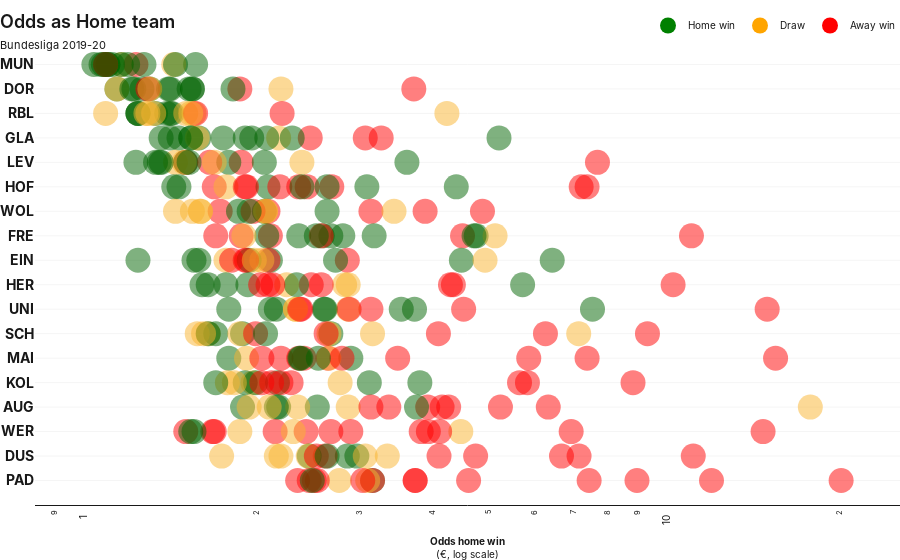

The cell this chart's notebook holds for it:
### Markdown cell above
### #4: Line Scatter

### Code cell
def teamsOdds(ha,odds_col):
    
    table_order = {'MUN': 1, 'DOR': 2, 'RBL': 3, 'GLA': 4, 'LEV': 5, 'HOF': 6, 'WOL': 7, 'FRE': 8, 'EIN': 9, 'HER': 10, 'UNI': 11, 'SCH': 12, 'MAI': 13, 'KOL': 14, 'AUG': 15, 'WER': 16, 'DUS': 17, 'PAD': 18}
    teams_order = {value:key for key, value in table_order.items()} 

    yticks = []
    for n in range(18,0,-1):
        yticks.append(f'<b>{teams_order[n]}</b>')
    
    ##########

    fig = go.Figure()
        
    for team in table_order.keys():
        
        n = 19 - table_order[team]
                
        dfx = df.loc[df[ha]==team]
        
        teams_odds = dfx[odds_col]
        
        cs = [f'rgba({colors["Home win"]["r"]},{colors["Home win"]["g"]},{colors["Home win"]["b"]}, 0.5)' if x == 'Home win' else f'rgba({colors["Draw"]["r"]},{colors["Draw"]["g"]},{colors["Draw"]["b"]}, 0.5)' if x == 'Draw' else f'rgba({colors["Away win"]["r"]},{colors["Away win"]["g"]},{colors["Away win"]["b"]}, 0.5)' if x == 'Away win' else 'black' for x in dfx['Result']]
                    
        fig.add_trace(go.Scatter(
                x=[x for x in teams_odds], y=[n for x in teams_odds],  
                showlegend=False,
                mode='markers', marker=dict(color=cs, size=25, symbol='circle'), 
                #text=ts, hovertemplate='%{text}%</span><extra></extra>'
            ))
        
    fig.add_trace(go.Scatter(x=[0], y=[0], name = 'Home win', showlegend=True, mode='markers', marker=dict(color='green', size=25,), hoverinfo='skip'))
    fig.add_trace(go.Scatter(x=[0], y=[0], name = 'Draw', showlegend=True, mode='markers', marker=dict(color='orange', size=25,), hoverinfo='skip'))
    fig.add_trace(go.Scatter(x=[0], y=[0], name = 'Away win', showlegend=True, mode='markers', marker=dict(color='red', size=25,), hoverinfo='skip'))
      
    headline, subhead, xaxes_title, yaxes_title, figHeight, marginTop, showLegend = f'Odds as {ha}', 'Bundesliga 2019-20 ', None, None, 600, 40, True
    customChartDefaultStyling.styling(fig, headline, subhead, xaxes_title, yaxes_title, figHeight, marginTop, showLegend)
    
    fig.update_layout(
        yaxis = dict(
            tickmode = 'array',
            tickvals = [x for x in range(1,len(teams_order)+1)],
            ticktext = yticks
        )
    )
    
    fig.update_xaxes(tickfont=dict(size=10), title=f'<b>{odds_col}</b><br>(€, log scale)')
    fig.update_yaxes(tickfont=dict(size=14), ticklabelposition="outside", range=[0,19])

    
    fig.update_xaxes(type="log")
    
    fig.show()
        
teamsOdds('Home team', 'Odds home win')

### Figure 1 — Plotly figure (JSON) as saved in the notebook; plotly's stock layout.template omitted (floating-point values rounded to 4 significant figures)
{"data": [{"marker": {"color": ["rgba(249,180,45, 0.5)", "rgba(0,100,0, 0.5)", "rgba(255,0,0, 0.5)", "rgba(0,100,0, 0.5)", "rgba(0,100,0, 0.5)", "rgba(0,100,0, 0.5)", "rgba(249,180,45, 0.5)", "rgba(0,100,0, 0.5)", "rgba(0,100,0, 0.5)", "rgba(0,100,0, 0.5)", "rgba(0,100,0, 0.5)", "rgba(0,100,0, 0.5)", "rgba(0,100,0, 0.5)", "rgba(0,100,0, 0.5)", "rgba(0,100,0, 0.5)", "rgba(255,0,0, 0.5)", "rgba(0,100,0, 0.5)"], "size": 25, "symbol": "circle"}, "mode": "markers", "showlegend": false, "type": "scatter", "x": [1.17, 1.57, 1.24, 1.11, 1.2, 1.17, 1.44, 1.05, 1.1, 1.13, 1.08, 1.09, 1.45, 1.28, 1.11, 1.1, 1.1], "y": [18, 18, 18, 18, 18, 18, 18, 18, 18, 18, 18, 18, 18, 18, 18, 18, 18]}, {"marker": {"color": ["rgba(0,100,0, 0.5)", "rgba(0,100,0, 0.5)", "rgba(249,180,45, 0.5)", "rgba(0,100,0, 0.5)", "rgba(249,180,45, 0.5)", "rgba(0,100,0, 0.5)", "rgba(0,100,0, 0.5)", "rgba(0,100,0, 0.5)", "rgba(0,100,0, 0.5)", "rgba(0,100,0, 0.5)", "rgba(255,0,0, 0.5)", "rgba(0,100,0, 0.5)", "rgba(255,0,0, 0.5)", "rgba(255,0,0, 0.5)", "rgba(0,100,0, 0.5)", "rgba(249,180,45, 0.5)", "rgba(0,100,0, 0.5)"], "size": 25, "symbol": "circle"}, "mode": "markers", "showlegend": false, "type": "scatter", "x": [1.15, 1.53, 1.15, 1.31, 2.2, 1.27, 1.23, 1.42, 1.22, 1.55, 3.72, 1.41, 1.3, 1.87, 1.82, 1.31, 1.55], "y": [17, 17, 17, 17, 17, 17, 17, 17, 17, 17, 17, 17, 17, 17, 17, 17, 17]}, {"marker": {"color": ["rgba(0,100,0, 0.5)", "rgba(0,100,0, 0.5)", "rgba(0,100,0, 0.5)", "rgba(0,100,0, 0.5)", "rgba(0,100,0, 0.5)", "rgba(0,100,0, 0.5)", "rgba(249,180,45, 0.5)", "rgba(0,100,0, 0.5)", "rgba(249,180,45, 0.5)", "rgba(249,180,45, 0.5)", "rgba(249,180,45, 0.5)", "rgba(249,180,45, 0.5)", "rgba(249,180,45, 0.5)", "rgba(255,0,0, 0.5)", "rgba(249,180,45, 0.5)", "rgba(255,0,0, 0.5)", "rgba(249,180,45, 0.5)"], "size": 25, "symbol": "circle"}, "mode": "markers", "showlegend": false, "type": "scatter", "x": [1.34, 1.42, 1.4, 1.25, 1.25, 1.43, 1.56, 1.25, 1.51, 1.33, 1.3, 1.1, 1.29, 2.21, 4.24, 1.57, 1.54], "y": [16, 16, 16, 16, 16, 16, 16, 16, 16, 16, 16, 16, 16, 16, 16, 16, 16]}, {"marker": {"color": ["rgba(249,180,45, 0.5)", "rgba(0,100,0, 0.5)", "rgba(0,100,0, 0.5)", "rgba(0,100,0, 0.5)", "rgba(0,100,0, 0.5)", "rgba(0,100,0, 0.5)", "rgba(0,100,0, 0.5)", "rgba(249,180,45, 0.5)", "rgba(255,0,0, 0.5)", "rgba(255,0,0, 0.5)", "rgba(0,100,0, 0.5)", "rgba(255,0,0, 0.5)", "rgba(0,100,0, 0.5)", "rgba(0,100,0, 0.5)", "rgba(0,100,0, 0.5)", "rgba(0,100,0, 0.5)", "rgba(0,100,0, 0.5)"], "size": 25, "symbol": "circle"}, "mode": "markers", "showlegend": false, "type": "scatter", "x": [2.18, 1.96, 1.54, 5.21, 1.37, 1.59, 1.91, 1.58, 3.27, 2.47, 1.47, 3.07, 2.3, 1.42, 1.75, 1.54, 2.08], "y": [15, 15, 15, 15, 15, 15, 15, 15, 15, 15, 15, 15, 15, 15, 15, 15, 15]}, {"marker": {"color": ["rgba(0,100,0, 0.5)", "rgba(255,0,0, 0.5)", "rgba(249,180,45, 0.5)", "rgba(0,100,0, 0.5)", "rgba(255,0,0, 0.5)", "rgba(0,100,0, 0.5)", "rgba(0,100,0, 0.5)", "rgba(0,100,0, 0.5)", "rgba(0,100,0, 0.5)", "rgba(255,0,0, 0.5)", "rgba(249,180,45, 0.5)", "rgba(255,0,0, 0.5)", "rgba(0,100,0, 0.5)", "rgba(0,100,0, 0.5)", "rgba(0,100,0, 0.5)", "rgba(249,180,45, 0.5)", "rgba(249,180,45, 0.5)"], "size": 25, "symbol": "circle"}, "mode": "markers", "showlegend": false, "type": "scatter", "x": [1.24, 1.88, 1.45, 2.06, 1.51, 1.34, 3.62, 1.51, 1.79, 1.66, 1.5, 7.69, 1.53, 1.37, 1.36, 2.39, 1.69], "y": [14, 14, 14, 14, 14, 14, 14, 14, 14, 14, 14, 14, 14, 14, 14, 14, 14]}, {"marker": {"color": ["rgba(0,100,0, 0.5)", "rgba(255,0,0, 0.5)", "rgba(249,180,45, 0.5)", "rgba(255,0,0, 0.5)", "rgba(0,100,0, 0.5)", "rgba(255,0,0, 0.5)", "rgba(0,100,0, 0.5)", "rgba(0,100,0, 0.5)", "rgba(255,0,0, 0.5)", "rgba(255,0,0, 0.5)", "rgba(255,0,0, 0.5)", "rgba(0,100,0, 0.5)", "rgba(255,0,0, 0.5)", "rgba(0,100,0, 0.5)", "rgba(255,0,0, 0.5)", "rgba(255,0,0, 0.5)", "rgba(0,100,0, 0.5)"], "size": 25, "symbol": "circle"}, "mode": "markers", "showlegend": false, "type": "scatter", "x": [1.44, 1.69, 1.77, 1.91, 4.4, 2.36, 2.09, 3.09, 2.44, 7.38, 2.19, 2.39, 7.21, 1.47, 1.92, 2.69, 2.64], "y": [13, 13, 13, 13, 13, 13, 13, 13, 13, 13, 13, 13, 13, 13, 13, 13, 13]}, {"marker": {"color": ["rgba(0,100,0, 0.5)", "rgba(255,0,0, 0.5)", "rgba(255,0,0, 0.5)", "rgba(0,100,0, 0.5)", "rgba(249,180,45, 0.5)", "rgba(255,0,0, 0.5)", "rgba(249,180,45, 0.5)", "rgba(0,100,0, 0.5)", "rgba(249,180,45, 0.5)", "rgba(255,0,0, 0.5)", "rgba(255,0,0, 0.5)", "rgba(249,180,45, 0.5)", "rgba(249,180,45, 0.5)", "rgba(255,0,0, 0.5)", "rgba(249,180,45, 0.5)", "rgba(0,100,0, 0.5)", "rgba(249,180,45, 0.5)"], "size": 25, "symbol": "circle"}, "mode": "markers", "showlegend": false, "type": "scatter", "x": [2.06, 3.14, 2.09, 2.64, 2.07, 1.73, 1.55, 1.86, 3.44, 3.89, 1.97, 1.45, 1.6, 4.88, 2.07, 1.94, 1.6], "y": [12, 12, 12, 12, 12, 12, 12, 12, 12, 12, 12, 12, 12, 12, 12, 12, 12]}, {"marker": {"color": ["rgba(0,100,0, 0.5)", "rgba(0,100,0, 0.5)", "rgba(0,100,0, 0.5)", "rgba(255,0,0, 0.5)", "rgba(255,0,0, 0.5)", "rgba(0,100,0, 0.5)", "rgba(255,0,0, 0.5)", "rgba(0,100,0, 0.5)", "rgba(255,0,0, 0.5)", "rgba(255,0,0, 0.5)", "rgba(255,0,0, 0.5)", "rgba(0,100,0, 0.5)", "rgba(0,100,0, 0.5)", "rgba(0,100,0, 0.5)", "rgba(249,180,45, 0.5)", "rgba(249,180,45, 0.5)", "rgba(0,100,0, 0.5)"], "size": 25, "symbol": "circle"}, "mode": "markers", "showlegend": false, "type": "scatter", "x": [2.59, 2.81, 3.18, 11.15, 1.7, 2.68, 1.88, 2.36, 2.11, 4.51, 2.58, 4.76, 2.53, 2.08, 1.9, 5.13, 4.72], "y": [11, 11, 11, 11, 11, 11, 11, 11, 11, 11, 11, 11, 11, 11, 11, 11, 11]}, {"marker": {"color": ["rgba(0,100,0, 0.5)", "rgba(0,100,0, 0.5)", "rgba(255,0,0, 0.5)", "rgba(249,180,45, 0.5)", "rgba(255,0,0, 0.5)", "rgba(0,100,0, 0.5)", "rgba(0,100,0, 0.5)", "rgba(255,0,0, 0.5)", "rgba(255,0,0, 0.5)", "rgba(249,180,45, 0.5)", "rgba(0,100,0, 0.5)", "rgba(255,0,0, 0.5)", "rgba(0,100,0, 0.5)", "rgba(0,100,0, 0.5)", "rgba(249,180,45, 0.5)", "rgba(249,180,45, 0.5)", "rgba(0,100,0, 0.5)"], "size": 25, "symbol": "circle"}, "mode": "markers", "showlegend": false, "type": "scatter", "x": [2.11, 6.43, 2.09, 1.77, 1.91, 4.49, 1.94, 1.81, 2.86, 2.04, 1.59, 1.92, 1.56, 1.25, 4.93, 1.98, 2.73], "y": [10, 10, 10, 10, 10, 10, 10, 10, 10, 10, 10, 10, 10, 10, 10, 10, 10]}, {"marker": {"color": ["rgba(255,0,0, 0.5)", "rgba(255,0,0, 0.5)", "rgba(0,100,0, 0.5)", "rgba(249,180,45, 0.5)", "rgba(255,0,0, 0.5)", "rgba(255,0,0, 0.5)", "rgba(249,180,45, 0.5)", "rgba(255,0,0, 0.5)", "rgba(255,0,0, 0.5)", "rgba(249,180,45, 0.5)", "rgba(0,100,0, 0.5)", "rgba(0,100,0, 0.5)", "rgba(255,0,0, 0.5)", "rgba(0,100,0, 0.5)", "rgba(0,100,0, 0.5)", "rgba(0,100,0, 0.5)", "rgba(255,0,0, 0.5)"], "size": 25, "symbol": "circle"}, "mode": "markers", "showlegend": false, "type": "scatter", "x": [4.35, 4.3, 1.93, 2.87, 10.37, 2.48, 2.83, 2.03, 2.58, 2.25, 2.34, 1.77, 2.13, 5.72, 1.61, 1.65, 2.09], "y": [9, 9, 9, 9, 9, 9, 9, 9, 9, 9, 9, 9, 9, 9, 9, 9, 9]}, {"marker": {"color": ["rgba(255,0,0, 0.5)", "rgba(0,100,0, 0.5)", "rgba(0,100,0, 0.5)", "rgba(0,100,0, 0.5)", "rgba(255,0,0, 0.5)", "rgba(0,100,0, 0.5)", "rgba(255,0,0, 0.5)", "rgba(249,180,45, 0.5)", "rgba(255,0,0, 0.5)", "rgba(249,180,45, 0.5)", "rgba(0,100,0, 0.5)", "rgba(249,180,45, 0.5)", "rgba(0,100,0, 0.5)", "rgba(0,100,0, 0.5)", "rgba(255,0,0, 0.5)", "rgba(255,0,0, 0.5)", "rgba(0,100,0, 0.5)"], "size": 25, "symbol": "circle"}, "mode": "markers", "showlegend": false, "type": "scatter", "x": [4.53, 2.61, 3.54, 2.11, 2.38, 2.16, 3.14, 2.87, 15.04, 2.33, 7.54, 2.33, 1.79, 3.73, 2.37, 2.88, 2.62], "y": [8, 8, 8, 8, 8, 8, 8, 8, 8, 8, 8, 8, 8, 8, 8, 8, 8]}, {"marker": {"color": ["rgba(249,180,45, 0.5)", "rgba(0,100,0, 0.5)", "rgba(0,100,0, 0.5)", "rgba(249,180,45, 0.5)", "rgba(0,100,0, 0.5)", "rgba(255,0,0, 0.5)", "rgba(249,180,45, 0.5)", "rgba(255,0,0, 0.5)", "rgba(249,180,45, 0.5)", "rgba(255,0,0, 0.5)", "rgba(255,0,0, 0.5)", "rgba(0,100,0, 0.5)", "rgba(249,180,45, 0.5)", "rgba(255,0,0, 0.5)", "rgba(0,100,0, 0.5)", "rgba(249,180,45, 0.5)", "rgba(249,180,45, 0.5)"], "size": 25, "symbol": "circle"}, "mode": "markers", "showlegend": false, "type": "scatter", "x": [1.65, 1.7, 1.89, 1.87, 2.68, 9.37, 1.58, 4.1, 2.66, 1.99, 2.63, 2.07, 7.14, 6.26, 1.65, 1.62, 3.16], "y": [7, 7, 7, 7, 7, 7, 7, 7, 7, 7, 7, 7, 7, 7, 7, 7, 7]}, {"marker": {"color": ["rgba(255,0,0, 0.5)", "rgba(0,100,0, 0.5)", "rgba(255,0,0, 0.5)", "rgba(255,0,0, 0.5)", "rgba(255,0,0, 0.5)", "rgba(255,0,0, 0.5)", "rgba(255,0,0, 0.5)", "rgba(249,180,45, 0.5)", "rgba(0,100,0, 0.5)", "rgba(249,180,45, 0.5)", "rgba(255,0,0, 0.5)", "rgba(255,0,0, 0.5)", "rgba(255,0,0, 0.5)", "rgba(0,100,0, 0.5)", "rgba(0,100,0, 0.5)", "rgba(255,0,0, 0.5)", "rgba(0,100,0, 0.5)"], "size": 25, "symbol": "circle"}, "mode": "markers", "showlegend": false, "type": "scatter", "x": [2.36, 2.9, 5.86, 3.49, 2.2, 2.65, 15.55, 2.66, 1.79, 1.92, 7.38, 2.41, 2.04, 2.38, 2.37, 2.8, 2.55], "y": [6, 6, 6, 6, 6, 6, 6, 6, 6, 6, 6, 6, 6, 6, 6, 6, 6]}, {"marker": {"color": ["rgba(255,0,0, 0.5)", "rgba(249,180,45, 0.5)", "rgba(0,100,0, 0.5)", "rgba(0,100,0, 0.5)", "rgba(0,100,0, 0.5)", "rgba(255,0,0, 0.5)", "rgba(0,100,0, 0.5)", "rgba(255,0,0, 0.5)", "rgba(0,100,0, 0.5)", "rgba(249,180,45, 0.5)", "rgba(249,180,45, 0.5)", "rgba(255,0,0, 0.5)", "rgba(255,0,0, 0.5)", "rgba(249,180,45, 0.5)", "rgba(255,0,0, 0.5)", "rgba(255,0,0, 0.5)", "rgba(0,100,0, 0.5)"], "size": 25, "symbol": "circle"}, "mode": "markers", "showlegend": false, "type": "scatter", "x": [2.29, 1.97, 3.81, 1.91, 3.12, 5.83, 1.99, 8.85, 2.17, 1.83, 1.78, 5.65, 2.04, 2.78, 2.2, 2.12, 1.7], "y": [5, 5, 5, 5, 5, 5, 5, 5, 5, 5, 5, 5, 5, 5, 5, 5, 5]}, {"marker": {"color": ["rgba(255,0,0, 0.5)", "rgba(0,100,0, 0.5)", "rgba(0,100,0, 0.5)", "rgba(0,100,0, 0.5)", "rgba(255,0,0, 0.5)", "rgba(249,180,45, 0.5)", "rgba(0,100,0, 0.5)", "rgba(249,180,45, 0.5)", "rgba(255,0,0, 0.5)", "rgba(255,0,0, 0.5)", "rgba(249,180,45, 0.5)", "rgba(249,180,45, 0.5)", "rgba(255,0,0, 0.5)", "rgba(255,0,0, 0.5)", "rgba(0,100,0, 0.5)", "rgba(255,0,0, 0.5)", "rgba(249,180,45, 0.5)"], "size": 25, "symbol": "circle"}, "mode": "markers", "showlegend": false, "type": "scatter", "x": [4.16, 2.54, 2.18, 1.89, 5.24, 2.35, 2.16, 2.1, 3.93, 3.37, 1.94, 2.87, 3.14, 6.33, 3.76, 4.27, 17.84], "y": [4, 4, 4, 4, 4, 4, 4, 4, 4, 4, 4, 4, 4, 4, 4, 4, 4]}, {"marker": {"color": ["rgba(255,0,0, 0.5)", "rgba(249,180,45, 0.5)", "rgba(255,0,0, 0.5)", "rgba(255,0,0, 0.5)", "rgba(255,0,0, 0.5)", "rgba(255,0,0, 0.5)", "rgba(255,0,0, 0.5)", "rgba(255,0,0, 0.5)", "rgba(255,0,0, 0.5)", "rgba(255,0,0, 0.5)", "rgba(249,180,45, 0.5)", "rgba(0,100,0, 0.5)", "rgba(255,0,0, 0.5)", "rgba(255,0,0, 0.5)", "rgba(0,100,0, 0.5)", "rgba(255,0,0, 0.5)", "rgba(249,180,45, 0.5)"], "size": 25, "symbol": "circle"}, "mode": "markers", "showlegend": false, "type": "scatter", "x": [1.68, 1.87, 2.68, 1.51, 1.69, 2.43, 2.15, 6.93, 2.9, 3.94, 4.48, 1.54, 3.83, 14.8, 1.56, 4.12, 2.31], "y": [3, 3, 3, 3, 3, 3, 3, 3, 3, 3, 3, 3, 3, 3, 3, 3, 3]}, {"marker": {"color": ["rgba(0,100,0, 0.5)", "rgba(255,0,0, 0.5)", "rgba(255,0,0, 0.5)", "rgba(0,100,0, 0.5)", "rgba(255,0,0, 0.5)", "rgba(255,0,0, 0.5)", "rgba(249,180,45, 0.5)", "rgba(255,0,0, 0.5)", "rgba(249,180,45, 0.5)", "rgba(249,180,45, 0.5)", "rgba(0,100,0, 0.5)", "rgba(249,180,45, 0.5)", "rgba(255,0,0, 0.5)", "rgba(249,180,45, 0.5)", "rgba(249,180,45, 0.5)", "rgba(255,0,0, 0.5)", "rgba(0,100,0, 0.5)"], "size": 25, "symbol": "circle"}, "mode": "markers", "showlegend": false, "type": "scatter", "x": [2.86, 11.23, 6.67, 2.97, 2.62, 4.75, 3.35, 4.11, 2.2, 2.16, 2.46, 2.45, 7.15, 1.74, 3.07, 2.53, 2.64], "y": [2, 2, 2, 2, 2, 2, 2, 2, 2, 2, 2, 2, 2, 2, 2, 2, 2]}, {"marker": {"color": ["rgba(255,0,0, 0.5)", "rgba(255,0,0, 0.5)", "rgba(249,180,45, 0.5)", "rgba(0,100,0, 0.5)", "rgba(255,0,0, 0.5)", "rgba(255,0,0, 0.5)", "rgba(255,0,0, 0.5)", "rgba(255,0,0, 0.5)", "rgba(255,0,0, 0.5)", "rgba(249,180,45, 0.5)", "rgba(255,0,0, 0.5)", "rgba(255,0,0, 0.5)", "rgba(255,0,0, 0.5)", "rgba(255,0,0, 0.5)", "rgba(255,0,0, 0.5)", "rgba(255,0,0, 0.5)", "rgba(0,100,0, 0.5)"], "size": 25, "symbol": "circle"}, "mode": "markers", "showlegend": false, "type": "scatter", "x": [2.51, 7.44, 2.77, 3.16, 4.62, 2.35, 3.74, 2.54, 3.16, 3.1, 8.99, 3.74, 12.07, 3.04, 20.15, 2.46, 2.49], "y": [1, 1, 1, 1, 1, 1, 1, 1, 1, 1, 1, 1, 1, 1, 1, 1, 1]}, {"hoverinfo": "skip", "marker": {"color": "green", "size": 25}, "mode": "markers", "name": "Home win", "showlegend": true, "type": "scatter", "x": [0], "y": [0]}, {"hoverinfo": "skip", "marker": {"color": "orange", "size": 25}, "mode": "markers", "name": "Draw", "showlegend": true, "type": "scatter", "x": [0], "y": [0]}, {"hoverinfo": "skip", "marker": {"color": "red", "size": 25}, "mode": "markers", "name": "Away win", "showlegend": true, "type": "scatter", "x": [0], "y": [0]}], "layout": {"autosize": true, "font": {"color": "rgba(24,24,24,1)", "family": "Manrope, Sohne, Inter, Arial", "size": 8}, "legend": {"font": {"color": "#181818", "size": 10}, "orientation": "h", "x": 1, "xanchor": "right", "y": 1, "yanchor": "bottom"}, "margin": {"b": 0, "l": 0, "r": 0, "t": 40}, "paper_bgcolor": "rgba(255,255,255,0)", "plot_bgcolor": "rgba(255,255,255,0)", "showlegend": true, "title": {"font": {"color": "#181818", "family": "Test Söhne, Sohne, Manrope, Inter, Arial", "size": 16}, "text": "<span style=\"font-size: 18px; font-weight:600\">Odds as Home team</span><br><span style=\"font-family: Manrope, Sohne, Inter, Arial; font-size: 11px\">Bundesliga 2019-20 </span>", "x": 0, "xanchor": "left", "y": 0.95, "yanchor": "top"}, "xaxis": {"autorange": true, "gridcolor": "rgba(245,245,245,1)", "gridwidth": 1, "linecolor": "rgba(24,24,24,1)", "linewidth": 1, "mirror": false, "range": [-0.06117, 1.387], "showgrid": false, "showline": true, "tickangle": -90, "tickfont": {"size": 10}, "title": {"text": "<b>Odds home win</b><br>(€, log scale)"}, "type": "log"}, "yaxis": {"gridcolor": "rgba(245,245,245,1)", "gridwidth": 1, "linecolor": "rgba(24,24,24,1)", "linewidth": 1, "mirror": false, "range": [0, 19], "showgrid": true, "showline": false, "tickfont": {"size": 14}, "ticklabelposition": "outside", "tickmode": "array", "ticktext": ["<b>PAD</b>", "<b>DUS</b>", "<b>WER</b>", "<b>AUG</b>", "<b>KOL</b>", "<b>MAI</b>", "<b>SCH</b>", "<b>UNI</b>", "<b>HER</b>", "<b>EIN</b>", "<b>FRE</b>", "<b>WOL</b>", "<b>HOF</b>", "<b>LEV</b>", "<b>GLA</b>", "<b>RBL</b>", "<b>DOR</b>", "<b>MUN</b>"], "tickvals": [1, 2, 3, 4, 5, 6, 7, 8, 9, 10, 11, 12, 13, 14, 15, 16, 17, 18], "title": {}, "type": "linear"}}}
